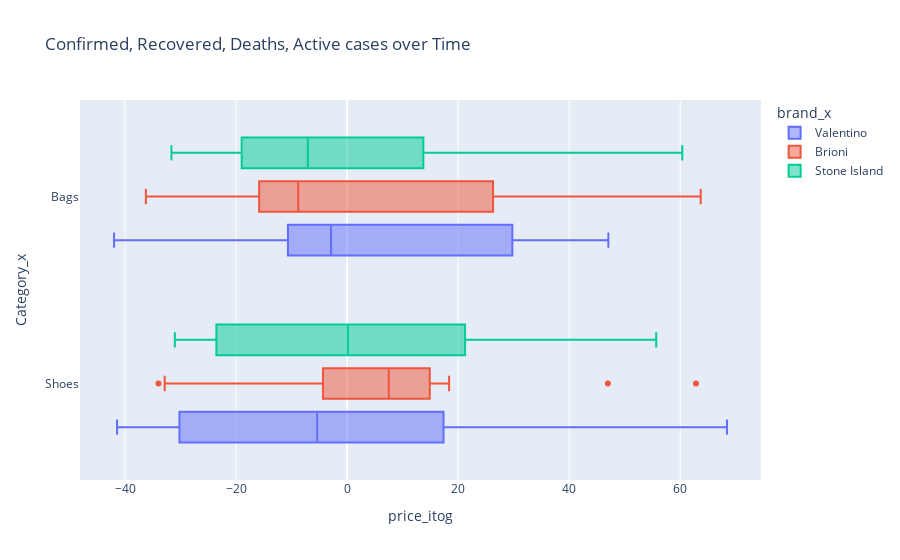

Write notebook code for a chart like this one.
### Code cell
#line_data = company.groupby('brand_x', as_index=False)
fig = px.box(
    data_frame=company, #DataFrame
    y='Category_x', #ось абсцисс
    x='price_itog', #ось ординат
    color='brand_x',
    #height=500, #высота
    #width=1000, #ширина
    title='Confirmed, Recovered, Deaths, Active cases over Time' #заголовок
)
fig.show()

### Figure 1 — Plotly figure (JSON) as saved in the notebook; plotly's stock layout.template omitted (floating-point values rounded to 4 significant figures)
{"data": [{"alignmentgroup": "True", "hovertemplate": "brand_x=Valentino<br>price_itog=%{x}<br>Category_x=%{y}<extra></extra>", "legendgroup": "Valentino", "marker": {"color": "#636efa"}, "name": "Valentino", "notched": false, "offsetgroup": "Valentino", "orientation": "h", "showlegend": true, "type": "box", "x": [-32.39, 16.77, -21.37, 17.37, 63.4, -27.92, 28.99, -38.87, -5.6, -30.2, -41.44, -5.2, 68.42, 9.28, -7.89, -2.89, 44.33, 12.7, -6.8, -39.72, 35.45, -41.98, -11.58, 4.04, 47.06], "x0": " ", "xaxis": "x", "y": ["Shoes", "Shoes", "Shoes", "Shoes", "Shoes", "Shoes", "Shoes", "Shoes", "Shoes", "Shoes", "Shoes", "Shoes", "Shoes", "Shoes", "Bags", "Bags", "Bags", "Bags", "Bags", "Bags", "Bags", "Bags", "Bags", "Bags", "Bags"], "y0": " ", "yaxis": "y"}, {"alignmentgroup": "True", "hovertemplate": "brand_x=Brioni<br>price_itog=%{x}<br>Category_x=%{y}<extra></extra>", "legendgroup": "Brioni", "marker": {"color": "#EF553B"}, "name": "Brioni", "notched": false, "offsetgroup": "Brioni", "orientation": "h", "showlegend": true, "type": "box", "x": [6.48, 14.89, 14.47, 18.37, 8.54, -32.86, 46.97, -29.79, -4.35, -33.98, 10.19, -3.7, -3.82, 62.84, 17.65, -18.34, -16.39, 33.33, 8.12, -14.21, 63.69, -8.81, 29.17, -13.39, -36.25], "x0": " ", "xaxis": "x", "y": ["Shoes", "Shoes", "Shoes", "Shoes", "Shoes", "Shoes", "Shoes", "Shoes", "Shoes", "Shoes", "Shoes", "Shoes", "Shoes", "Shoes", "Bags", "Bags", "Bags", "Bags", "Bags", "Bags", "Bags", "Bags", "Bags", "Bags", "Bags"], "y0": " ", "yaxis": "y"}, {"alignmentgroup": "True", "hovertemplate": "brand_x=Stone Island<br>price_itog=%{x}<br>Category_x=%{y}<extra></extra>", "legendgroup": "Stone Island", "marker": {"color": "#00cc96"}, "name": "Stone Island", "notched": false, "offsetgroup": "Stone Island", "orientation": "h", "showlegend": true, "type": "box", "x": [21.25, -27.05, -23.55, -4.37, 4.64, 55.68, 17.2, 18.18, -28.97, 33.74, 38.89, -4.59, -31.03, -13.33, -11.02, 60.38, -31.64, -7.07, 8.97, 18.34, -0.61, -19.39, -17.8, 15.32, -25.45], "x0": " ", "xaxis": "x", "y": ["Shoes", "Shoes", "Shoes", "Shoes", "Shoes", "Shoes", "Shoes", "Shoes", "Shoes", "Shoes", "Shoes", "Shoes", "Shoes", "Shoes", "Bags", "Bags", "Bags", "Bags", "Bags", "Bags", "Bags", "Bags", "Bags", "Bags", "Bags"], "y0": " ", "yaxis": "y"}], "layout": {"boxmode": "group", "legend": {"title": {"text": "brand_x"}, "tracegroupgap": 0}, "title": {"text": "Confirmed, Recovered, Deaths, Active cases over Time"}, "xaxis": {"anchor": "y", "domain": [0, 1], "title": {"text": "price_itog"}}, "yaxis": {"anchor": "x", "domain": [0, 1], "title": {"text": "Category_x"}}}}
